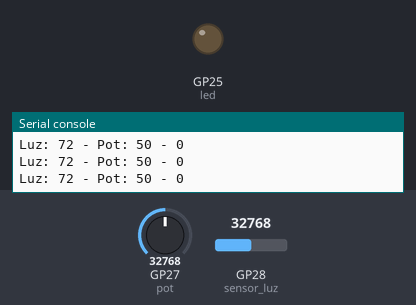
A program run on a simulated Raspberry Pi Pico running MicroPython. Parts: output pins drawn as LEDs (lit = HIGH), the last lines printed to the serial console. Inputs (shaded band) come from the test bench; at power-on: GP27 (pot) = 32768, GP28 (sensor_luz) = 32768 (analog values on the 0–65535 scale).

Above: at 1.2 s.
1.3 s: GP27 (pot) set to 47040
2.8 s: GP27 (pot) set to 48976
At 3.5 s:
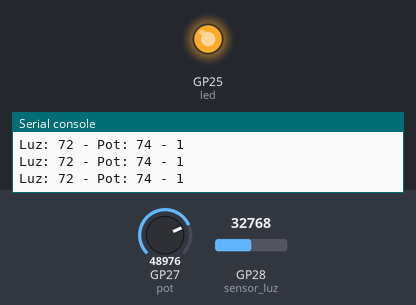
4.3 s: GP27 (pot) set to 45874
At 4.9 s:
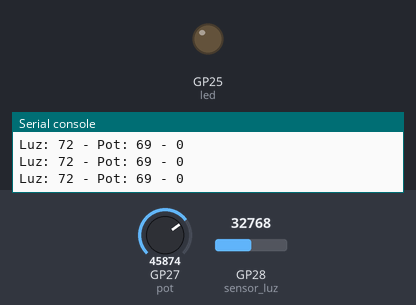
5.9 s: GP27 (pot) set to 57670
At 7.5 s:
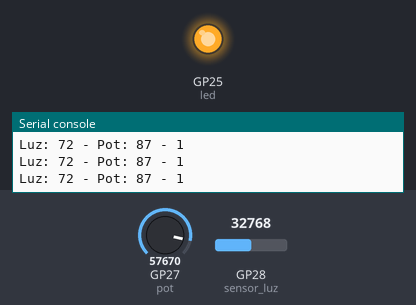
Timing chart, 0 to 8.5 s (numbered marks = the images above; inputs shaded):
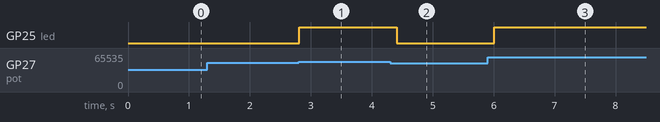

The program:

10_03_iluminacion_automatica.py
```python
from machine import ADC, Pin
from utime import sleep
from math import sqrt

sensor_luz = ADC(28)
pot = ADC(27)

lectura_oscuridad = 200
factor_escala = 2.5

led = Pin('LED', Pin.OUT)

def calcula_porcentaje_luz(lectura_luz):
    porcentaje = int(sqrt(lectura_luz - lectura_oscuridad) / factor_escala)
    if porcentaje < 0:
        porcentaje = 0
    elif porcentaje > 100:
        porcentaje = 100
    return (porcentaje)

while True:
    lectura_luz = sensor_luz.read_u16()
    porcentaje_luz = calcula_porcentaje_luz(lectura_luz)
    lectura_pot = pot.read_u16()
    porcentaje_pot = int(lectura_pot/65536*100)
    if porcentaje_luz < porcentaje_pot:
        led.on()
    else:
        led.off()
    print(f'Luz: {porcentaje_luz} - Pot: {porcentaje_pot} - {led.value()}')
    sleep(0.2)
```

Measured:
- the behaviour switches between 47840 and 47856 on GP27 (pot) (found by bisection; images 0 and 1)
- after the input at 2.8 s, GP25 (led): LOW → HIGH at once
- after the input at 4.3 s, GP25 (led): HIGH → LOW after 0.11 s
- after the input at 5.9 s, GP25 (led): LOW → HIGH after 0.11 s
